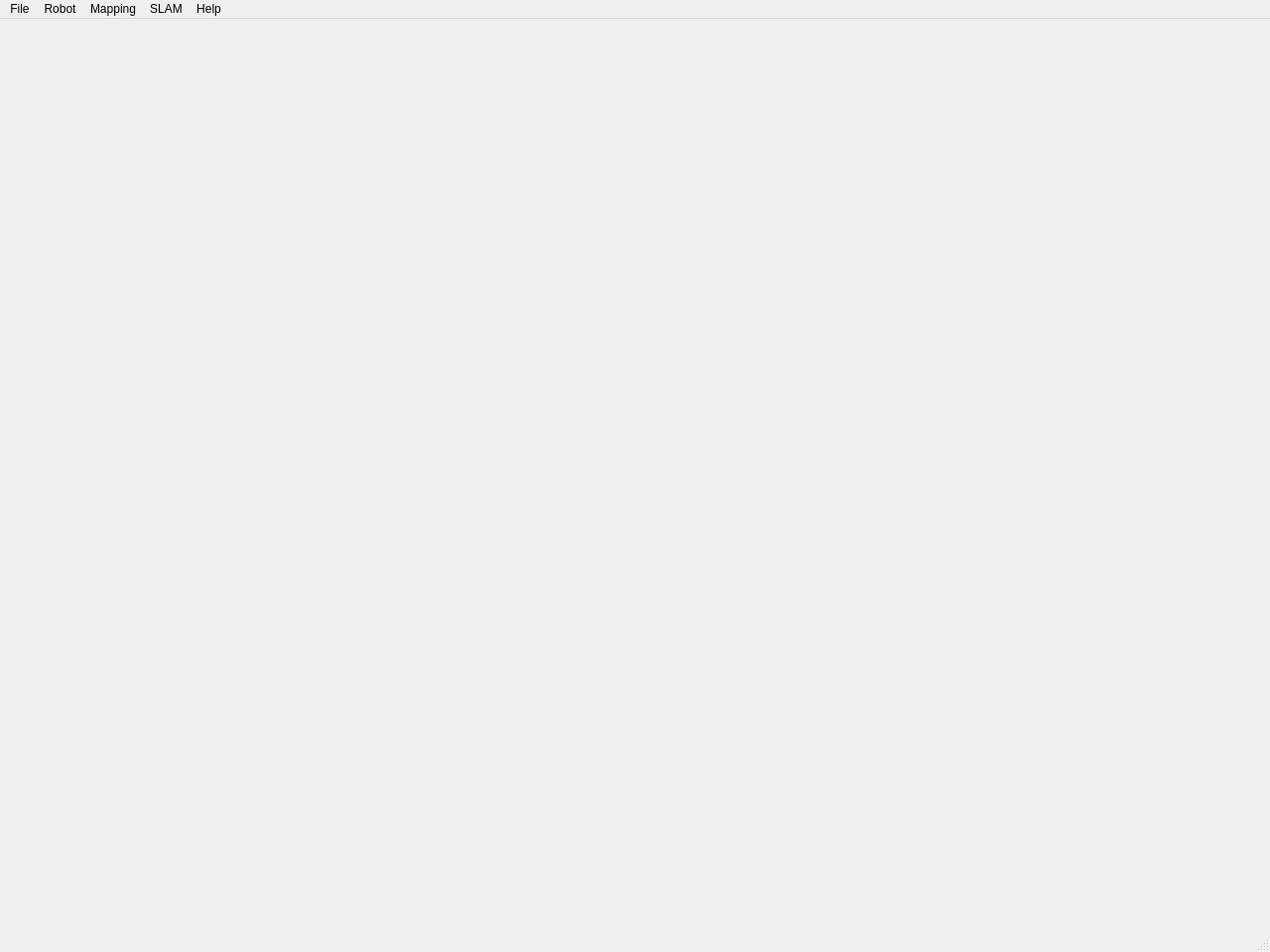
<?xml version="1.0" encoding="UTF-8"?>
<ui version="4.0">
 <class>MainWindowForm</class>
 <widget class="QMainWindow" name="MainWindowForm">
  <property name="geometry">
   <rect>
    <x>0</x>
    <y>0</y>
    <width>1280</width>
    <height>960</height>
   </rect>
  </property>
  <property name="windowTitle">
   <string>Qt OpenSceneGraph Example</string>
  </property>
  <widget class="QWidget" name="centralWidget">
   <layout class="QGridLayout" name="gridLayout"/>
  </widget>
  <widget class="QMenuBar" name="menuBar">
   <property name="geometry">
    <rect>
     <x>0</x>
     <y>0</y>
     <width>1280</width>
     <height>25</height>
    </rect>
   </property>
   <widget class="QMenu" name="menuFile">
    <property name="title">
     <string>File</string>
    </property>
    <addaction name="actionAbout"/>
    <addaction name="actionExit"/>
   </widget>
   <widget class="QMenu" name="menuMapping">
    <property name="title">
     <string>Mapping</string>
    </property>
    <addaction name="actionMapShowHide"/>
    <addaction name="actionMapReset_Map"/>
    <addaction name="actionMapSave_Map"/>
   </widget>
   <widget class="QMenu" name="menuSLAM">
    <property name="title">
     <string>SLAM</string>
    </property>
    <addaction name="actionSlamShowHide"/>
    <addaction name="actionSlamReset_Map"/>
    <addaction name="actionSlamSave_Map"/>
   </widget>
   <widget class="QMenu" name="menuRobot">
    <property name="title">
     <string>Robot</string>
    </property>
    <addaction name="actionIncrease_Speed"/>
    <addaction name="actionDecrease_Speed"/>
    <addaction name="actionReset_Pose"/>
   </widget>
   <widget class="QMenu" name="menuHelp">
    <property name="title">
     <string>Help</string>
    </property>
    <addaction name="actionShortcuts"/>
   </widget>
   <addaction name="menuFile"/>
   <addaction name="menuRobot"/>
   <addaction name="menuMapping"/>
   <addaction name="menuSLAM"/>
   <addaction name="menuHelp"/>
  </widget>
  <widget class="QStatusBar" name="statusBar"/>
  <action name="actionOpen">
   <property name="text">
    <string>Open</string>
   </property>
  </action>
  <action name="actionSave">
   <property name="text">
    <string>Save</string>
   </property>
  </action>
  <action name="actionSave_As">
   <property name="text">
    <string>Save As</string>
   </property>
  </action>
  <action name="actionExit">
   <property name="text">
    <string>Exit</string>
   </property>
  </action>
  <action name="actionMapShowHide">
   <property name="text">
     <string>Show/Hide Map</string>
   </property>
  </action>
  <action name="actionMapReset_Map">
   <property name="text">
    <string>Reset Map</string>
   </property>
  </action>
  <action name="actionMapSave_Map">
   <property name="text">
    <string>Save Map</string>
   </property>
  </action>
  <action name="actionSlamShowHide">
   <property name="text">
     <string>Show/Hide Map</string>
   </property>
  </action>
  <action name="actionSlamReset_Map">
   <property name="text">
    <string>Reset Map</string>
   </property>
  </action>
  <action name="actionSlamSave_Map">
   <property name="text">
    <string>Save Map</string>
   </property>
  </action>
  <action name="actionIncrease_Speed">
   <property name="text">
    <string>Increase Speed</string>
   </property>
  </action>
  <action name="actionDecrease_Speed">
   <property name="text">
    <string>Decrease Speed</string>
   </property>
  </action>
  <action name="actionReset_Pose">
   <property name="text">
    <string>Reset</string>
   </property>
  </action>
  <action name="actionShortcuts">
   <property name="text">
    <string>Shortcuts</string>
   </property>
  </action>
  <action name="actionAbout">
   <property name="text">
    <string>About</string>
   </property>
  </action>
 </widget>
 <layoutdefault spacing="6" margin="11"/>
 <resources/>
 <connections/>
</ui>
